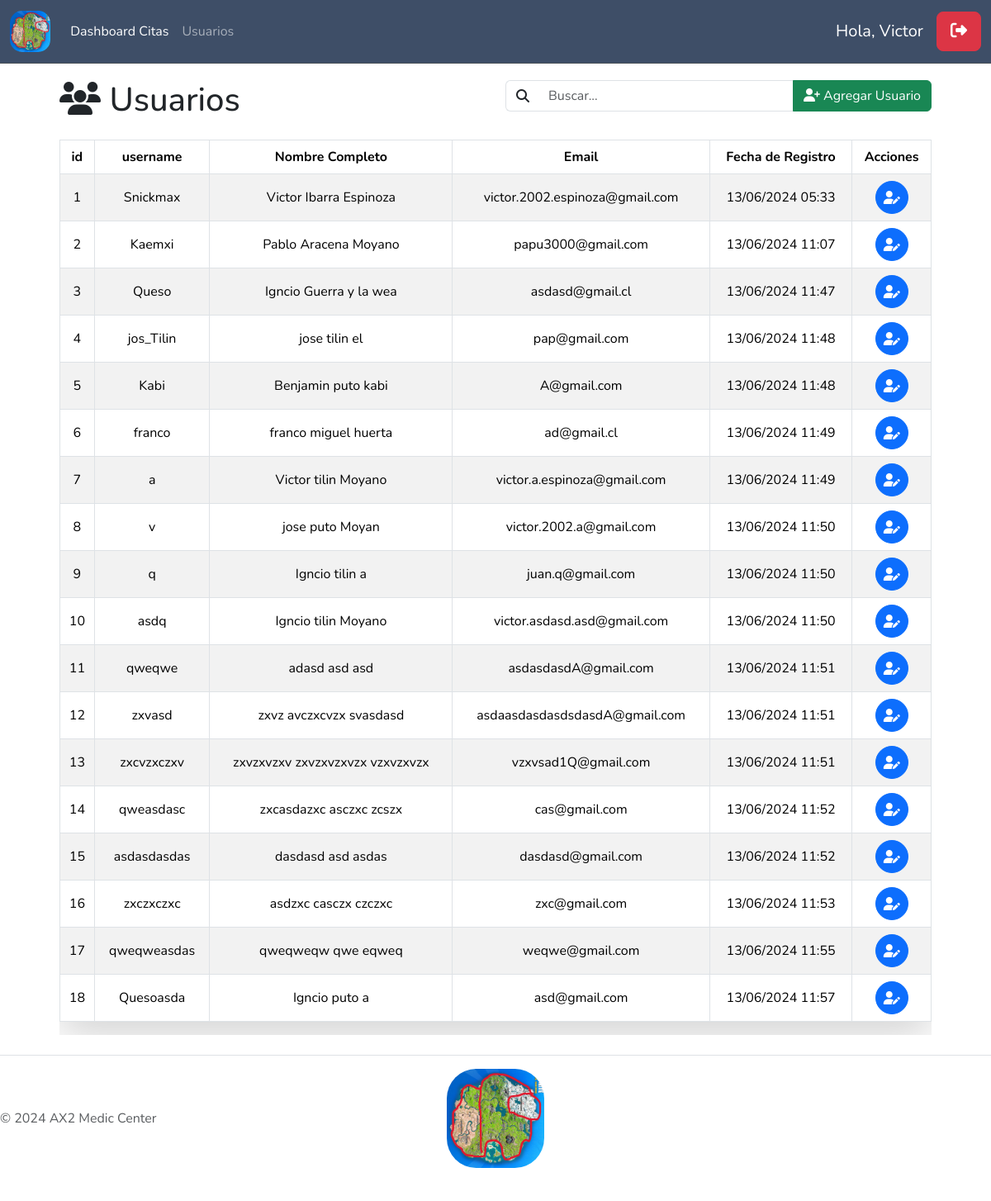
/home/dashboardC/ (signed in), run on an earlier commit of the app's database.
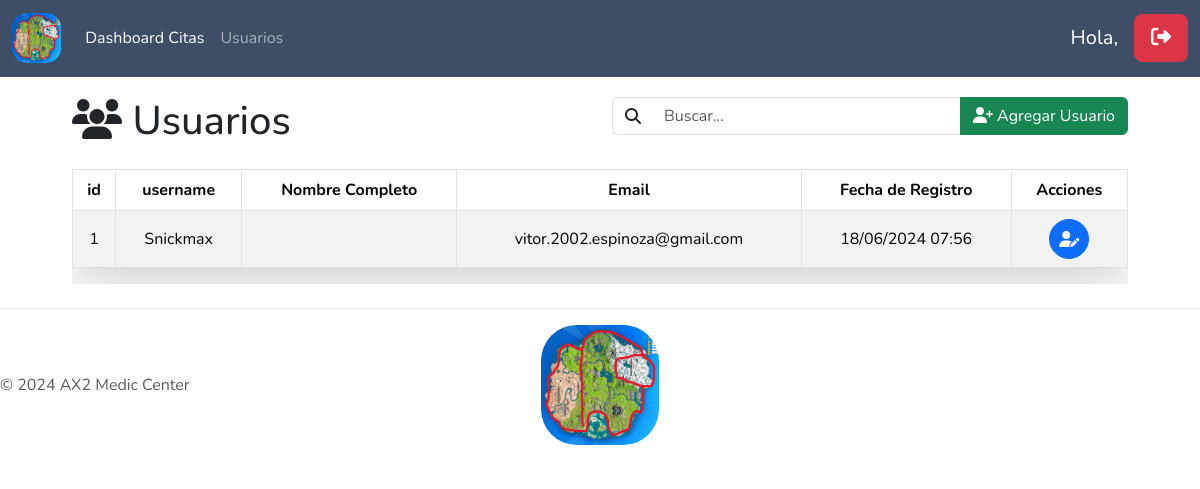
And on a later commit of the database.
### core/models.py (models this page shows, shortened)
class usuarios(AbstractUser):
    email = models.EmailField(unique=True)
    last_name2 = models.CharField(max_length=150, default="")

### citas/views.py (the view)
# urls.py: path('dashboardC/', views.usuarios_view, name='dashboardC'),
@login_required(login_url='/login/')
@never_cache
def usuarios_view(request):
    all_users = usuarios.objects.all()
    return render(request, 'usuarios.html', {'usuarios': all_users})

### citas/templates/usuarios.html (shortened to what this page needs)
{% extends 'base.html' %}
{% block content %}
<head>
</head>
<div class="container" style="max-width: 90%; margin-top: 20px;">
  <div class="row">
    <div class="col-md-6">
      <h1 class="table-title"><i class="fa-solid fa-users"></i> Usuarios</h1>
    </div>
    <div class="col-md-6 text-right">
      <div class="input-group mb-3">
        <span class="input-group-text"><i class="fa-solid fa-magnifying-glass"></i></span>
        <input type="text" id="search-input" class="form-control search-input" placeholder="Buscar..."
          aria-label="Buscar" aria-describedby="basic-addon2">
        <button id="btnAgregarUsuario" type="button" class="btn btn-success btn-open-form tooltip-trigger"
          data-form-type="registro" data-bs-toggle="tooltip" data-bs-placement="bottom"
          data-bs-custom-class="custom-tooltip" data-bs-title="Agregar Usuario" data-bs-target="#modalBase">
          <i class="fa-solid fa-user-plus"></i> Agregar Usuario
        </button>
      </div>
    </div>
  </div>
  <div class="table-container">
    <table id="table-user" class="table table-striped table-bordered shadow-lg" style="visibility: hidden;">
      <thead>
        <tr>
          <th>id</th>
          <th>username</th>
          <th>Nombre Completo</th>
          <th>Email</th>
          <th>Fecha de Registro</th>
          <th>Acciones</th>
        </tr>
      </thead>
      <tbody>
        {% for user in usuarios %}
        <tr>
          <td>
            {{ user.id }}
          </td>
          <td>
            {{ user.username }}
          </td>
          <td>
            {{ user.first_name|add:" " |add:user.last_name|add:" " |add:user.last_name2 }}
          </td>
          <td>{{ user.email }}</td>
          <td>{{ user.date_joined|date:'d/m/Y h:i' }}</td>
          <td>
            <div class="center-content">
              <button id="btnEditarUsuario" type="button"
                class="btn btn-primary btn-open-form tooltip-trigger round-button me-1 ms-1" data-form-type="editar"
                data-bs-toggle="tooltip" data-bs-placement="top" data-bs-custom-class="custom-tooltip"
                data-bs-title="Editar Usuario" data-user-id="{{ user.id }}" data-bs-target="#modalBase">
                <i class="fa-solid fa-user-pen"></i>
              </button>
            </div>
          </td>
        </tr>
        {% endfor %}
      </tbody>
    </table>
  </div>
</div>
{% endblock %}

### core/templates/_navbar.html (shortened to what this page needs)
{% if user.is_authenticated %}
{% load static %}
<nav class="navbar navbar-expand-lg custom-navbar-color border-bottom border-body ghost" data-bs-theme="dark">
  <div class="container-fluid">
    <a class="nav-link navbar-brand" href="/home/dashboard/">
      <img src="{% static 'img/logo.jpg' %}" alt="Skytsunami" class="img-fluid" alt="" style="max-height: 50px; border-radius:30%;">
    </a>
    <div class="collapse navbar-collapse" id="navbarColor01">
      <ul class="navbar-nav me-auto mb-2 mb-lg-0">
        <li class="nav-item">
          <a class="nav-link {% if request.resolver_match.url_name == 'dashboardC' or request.resolver_match.url_name == 'finalizados_cancelados' %}active disabled{% endif %}"
            href="/home/dashboardC/">Dashboard Citas</a>
        </li>
        <li class="nav-item">
          <a class="nav-link {% if request.resolver_match.url_name == 'dashboardU' %}active disabled{% endif %}"
            href="/home/dashboardU/">Usuarios</a>
        </li>
      </ul>
      <div class="ms-auto">
        <label class="navbar-brand">Hola, {{ user.first_name }}</label>
        <button id="btn-pop" type="button" class="btn btn-lg btn-danger" data-bs-toggle="popover"
          data-bs-trigger="focus" title="Cerrar Sesión"
          data-bs-content="<p>¿Estas seguro que quieres cerrar sesión?</p><div class='d-flex justify-content-end'><a class='btn btn-primary me-2 btn-cancel'>Cancelar</a><a class='btn btn-primary btn-danger btn-logout'>Cerrar Sesión</a></div>"
          data-bs-html="true">
          <i class="fas fa-sign-out-alt"></i>
        </button>
      </div>
    </div>
  </div>
</nav>
{% endif %}

What changed in the data, as far as the page shows it:
removed usuarios: id "2", username "Kaemxi", first_name|add "Pablo Aracena Moyano", email "papu3000@gmail.com", date_joined "13/06/2024 11:07"
removed usuarios: id "3", username "Queso", first_name|add "Igncio Guerra y la wea", email "asdasd@gmail.cl", date_joined "13/06/2024 11:47"
removed usuarios: id "4", username "jos_Tilin", first_name|add "jose tilin el", email "pap@gmail.com", date_joined "13/06/2024 11:48"
removed usuarios: id "5", username "Kabi", first_name|add "Benjamin puto kabi", email "A@gmail.com", date_joined "13/06/2024 11:48"
removed usuarios: id "6", username "franco", first_name|add "franco miguel huerta", email "ad@gmail.cl", date_joined "13/06/2024 11:49"
removed usuarios: id "7", username "a", first_name|add "Victor tilin Moyano", email "victor.a.espinoza@gmail.com", date_joined "13/06/2024 11:49"
removed usuarios: id "8", username "v", first_name|add "jose puto Moyan", email "victor.2002.a@gmail.com", date_joined "13/06/2024 11:50"
removed usuarios: id "9", username "q", first_name|add "Igncio tilin a", email "juan.q@gmail.com", date_joined "13/06/2024 11:50"
removed usuarios: id "10", username "asdq", first_name|add "Igncio tilin Moyano", email "victor.asdasd.asd@gmail.com", date_joined "13/06/2024 11:50"
removed usuarios: id "11", username "qweqwe", first_name|add "adasd asd asd", email "asdasdasdA@gmail.com", date_joined "13/06/2024 11:51"
removed usuarios: id "12", username "zxvasd", first_name|add "zxvz avczxcvzx svasdasd", email "asdaasdasdasdsdasdA@gmail.com", date_joined "13/06/2024 11:51"
removed usuarios: id "13", username "zxcvzxczxv", first_name|add "zxvzxvzxv zxvzxvzxvzx vzxvzxvzx", email "vzxvsad1Q@gmail.com", date_joined "13/06/2024 11:51"
removed usuarios: id "14", username "qweasdasc", first_name|add "zxcasdazxc asczxc zcszx", email "cas@gmail.com", date_joined "13/06/2024 11:52"
removed usuarios: id "15", username "asdasdasdas", first_name|add "dasdasd asd asdas", email "dasdasd@gmail.com", date_joined "13/06/2024 11:52"
removed usuarios: id "16", username "zxczxczxc", first_name|add "asdzxc casczx czczxc", email "zxc@gmail.com", date_joined "13/06/2024 11:53"
removed usuarios: id "17", username "qweqweasdas", first_name|add "qweqweqw qwe eqweq", email "weqwe@gmail.com", date_joined "13/06/2024 11:55"
removed usuarios: id "18", username "Quesoasda", first_name|add "Igncio puto a", email "asd@gmail.com", date_joined "13/06/2024 11:57"
changed usuarios "Snickmax": email "victor.2002.espinoza@gmail.com" → "vitor.2002.espinoza@gmail.com"; date_joined "13/06/2024 05:33" → "18/06/2024 07:56"; first_name "Victor" → (not shown); first_name|add "Victor Ibarra Espinoza" → (not shown)
